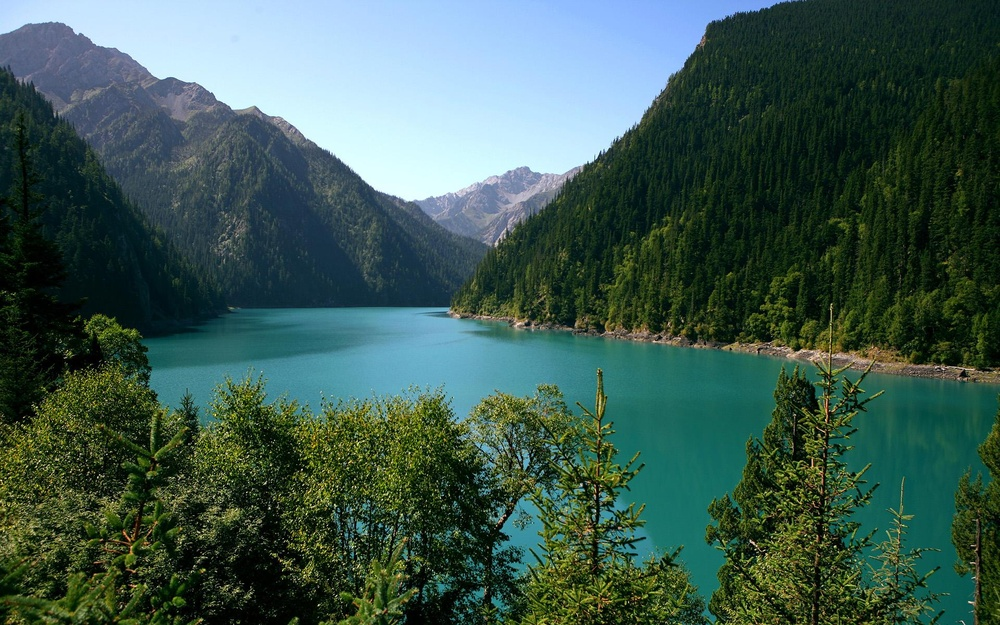
#> input picture test01.jpg, 1000 x 625 px, shrunk from 1920 x 1200 before the run
$ python sketch1.py test01.jpg
#> lines starting #> are read from the running program, lines starting #| are printed output that depends on the picture
from PIL import Image
from sys import argv

image_path = argv[1]
original_image = Image.open(image_path)
#> original_image is the input picture: PIL image 1000x625 RGB; mean R, G, B 61.4, 89.4, 80.4
new_image = Image.new('L', original_image.size, 255)
#> new_image: PIL image 1000x625 L; every value is 255
length, width = original_image.size
#> length = 1000; width = 625

original_image = original_image.convert('L')
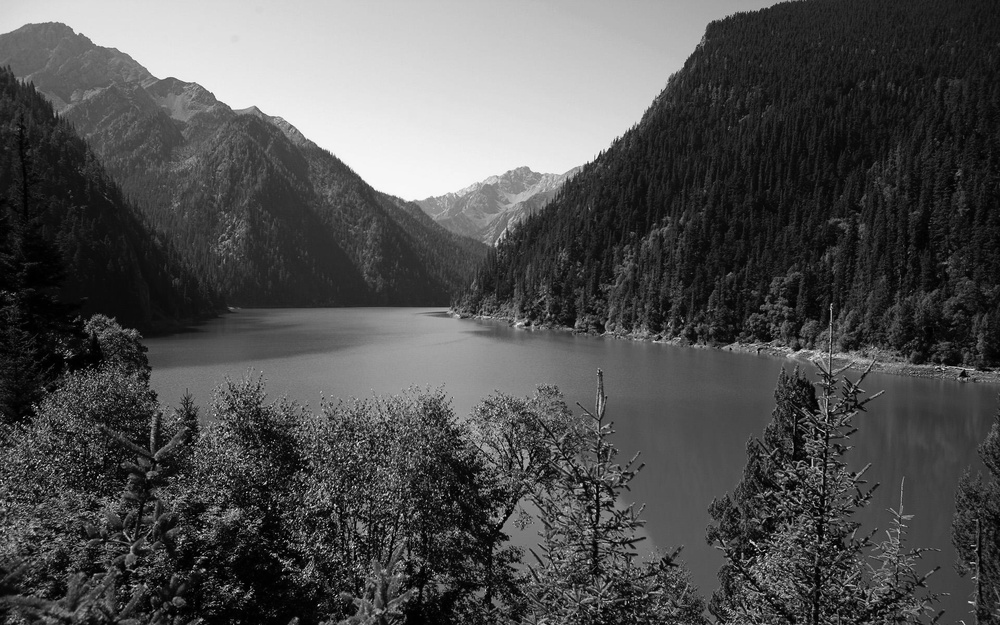
#> original_image: PIL image 1000x625 L; min 0, max 250, mean 80

PEN_SIZE = 2
COLOR_DIFF = 6

for i in range(PEN_SIZE+1, length-PEN_SIZE-1):
	for j in range(PEN_SIZE+1, width-PEN_SIZE-1):
		originalcolor = 255
		left_color = sum([original_image.getpixel((i-r, j))
						  for r in range(PEN_SIZE)]) // PEN_SIZE
		right_color = sum([original_image.getpixel((i+r, j))
						  for r in range(PEN_SIZE)]) // PEN_SIZE
		if abs(left_color-right_color) > COLOR_DIFF:
			originalcolor -= (255-original_image.getpixel((i, j))) // 2
			new_image.putpixel((i, j), originalcolor)

		up_color = sum([original_image.getpixel((i, j-r))
						  for r in range(PEN_SIZE)]) // PEN_SIZE
		down_color = sum([original_image.getpixel((i, j+r))
						  for r in range(PEN_SIZE)]) // PEN_SIZE
		if abs(up_color-down_color) > COLOR_DIFF:
			originalcolor -= (255-original_image.getpixel((i, j))) // 2
			new_image.putpixel((i, j), originalcolor)
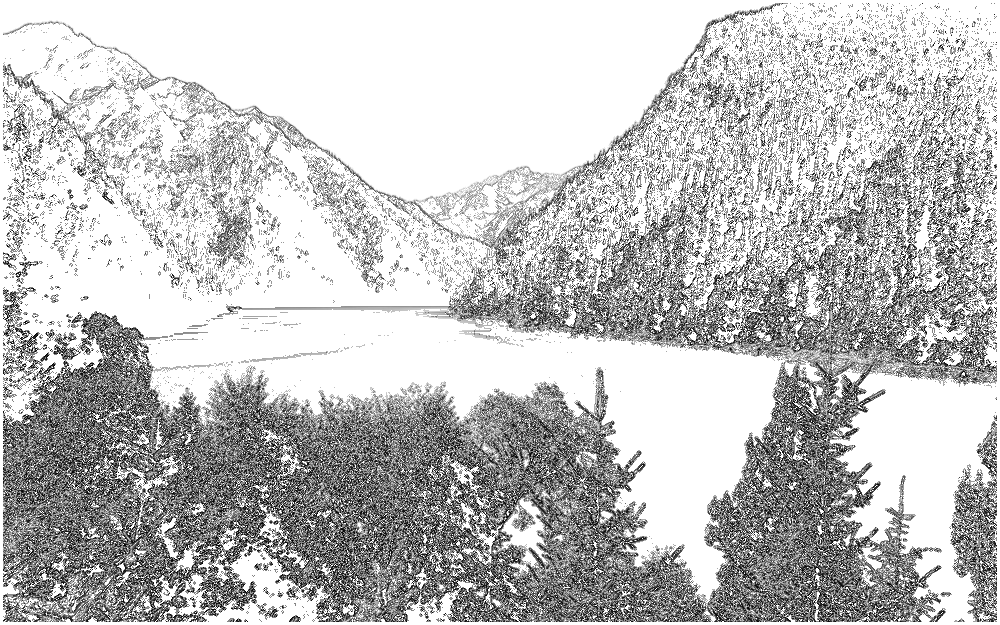
#> new_image: PIL image 1000x625 L; min 1, max 255, mean 192
new_image.save('pencil_drawing1.jpg')

#https://mp.weixin.qq.com/s/puC5vnbxu-YJo3yEjVMZ1Q
